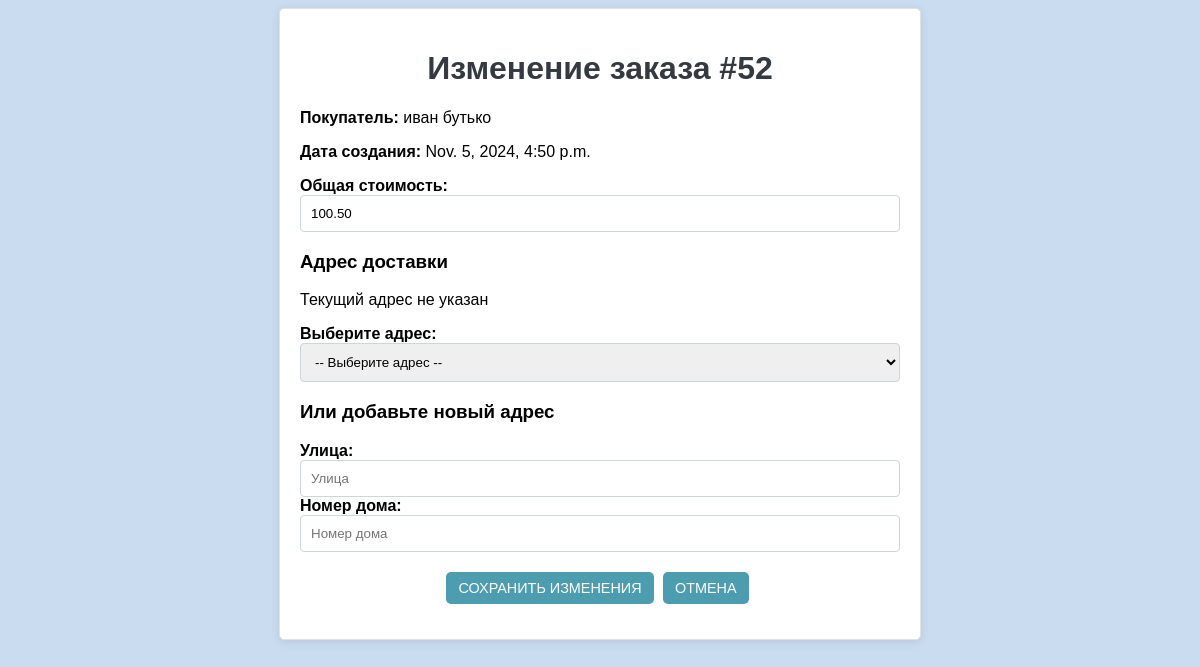
The app's page /orders/order/52/update/ with its own data.
### orders/models.py (models this page shows, shortened)
class Order(models.Model):
    objects = models.Manager()
    buyer = models.ForeignKey(Buyer, on_delete=models.CASCADE,
                              related_name="orders")
    created_at = models.DateTimeField(auto_now_add=True)
    price = models.DecimalField(max_digits=10, decimal_places=2, default=0)
    delivery_address = models.ForeignKey('buyers.Address', null=True,
                                         blank=True, on_delete=models.SET_NULL)

### buyers/models.py (models this page shows, shortened)
class Buyer(models.Model):
    objects = models.Manager()
    first_name = models.CharField(max_length=255)
    last_name = models.CharField(max_length=255)
    date_of_birth = models.DateField()
    special_notes = models.TextField(null=True, blank=True)
    phone_number = models.CharField(
        max_length=12, unique=True,
        validators=[
            RegexValidator(
                regex=r'^\+7\d{10}$',
                message="Введите корректный номер телефона (например, +79991234567)."
            )
        ]
    )
    email = models.EmailField(unique=True)
    addresses = models.ManyToManyField(Address, related_name="buyers")
    def __str__(self):
        return f"{self.first_name} {self.last_name}"

### orders/views.py (the view)
# urls.py: path('order/<int:order_id>/update/', order_update, name='order_update'),
def order_update(request, order_id):
    order = get_object_or_404(Order, id=order_id)
    if request.method == 'POST':
        form = OrderUpdateForm(request.POST, instance=order)
        if form.is_valid():
            order = form.save(commit=False)
            new_street = form.cleaned_data.get('new_street')
            new_house_number = form.cleaned_data.get('new_house_number')
            if new_street and new_house_number:
                existing_address = Address.objects.filter(
                    street=new_street, house_number=new_house_number
                ).first()
                if existing_address:
                    order.delivery_address = existing_address
                    order.buyer.addresses.add(
                        existing_address)  # Привязываем адрес к покупателю
                    order.buyer.save()  # Сохраняем покупателя с привязанным адресом
                else:
                    new_address = Address.objects.create(
                        street=new_street,
                        house_number=new_house_number
                    )
                    order.delivery_address = new_address
                    order.buyer.addresses.add(
                        new_address)  # Привязываем адрес к покупателю
                    order.buyer.save()  # Сохраняем покупателя
            else:
                order.delivery_address = form.cleaned_data['delivery_address']
            order.save()
            return redirect('order_detail', order_id=order.id)
    else:
        form = OrderUpdateForm(instance=order)
    buyer_addresses = order.buyer.addresses.all()
    return render(request, 'orders/order_update.html',
                  {'form': form, 'order': order,
                   'buyer_addresses': buyer_addresses})

### orders/forms.py (shortened to what this page needs)
class OrderUpdateForm(forms.ModelForm):
    new_street = forms.CharField(required=False, max_length=255,
                                 label="New Street")
    new_house_number = forms.CharField(required=False, max_length=10,
                                       label="New House Number")
    class Meta:
        model = Order
        fields = ['delivery_address']

### templates/orders/order_update.html (shortened to what this page needs)
{% load static %}
<!DOCTYPE html>
<html lang="en">
<head>
    <link rel="stylesheet" href="{% static 'style.css' %}">
</head>
<body>
<div class="form-container">
    <h1>Изменение заказа #{{ order.id }}</h1>
    <p><strong>Покупатель:</strong> {{ order.buyer }}</p>
    <p><strong>Дата создания:</strong> {{ order.created_at }}</p>
    <div class="order-price">
        <label for="price">Общая стоимость:</label>
        <input type="text" id="price" name="price" value="{{ order.price }}"
               readonly>
    </div>
    <form method="POST" action="{% url 'order_update' order.id %}">
        <h3>Адрес доставки</h3>
        {% if order.delivery_address %}
            <p><strong>Текущий
                адрес:</strong> {{ order.delivery_address.street }}, {{ order.delivery_address.house_number }}
            </p>
        {% else %}
            <p>Текущий адрес не указан</p>
        {% endif %}
        <div class="address-select">
            <label for="address_select">Выберите адрес:</label>
            <select id="address_select" name="delivery_address">
                <option value="">-- Выберите адрес --</option>
            </select>
        </div>
        <h3>Или добавьте новый адрес</h3>
        <div class="new-address">
            <label for="new_street">Улица:</label>
            <input type="text" id="new_street" name="new_street"
                   maxlength="255"
                   placeholder="Улица"
                   value="{{ form.new_street.value|default:'' }}">
            <label for="new_house_number">Номер дома:</label>
            <input type="text" id="new_house_number" name="new_house_number"
                   maxlength="50" placeholder="Номер дома"
                   value="{{ form.new_house_number.value|default:'' }}">
        </div>
        <div class="button-group">
            <button type="submit" class="button-link">Сохранить изменения
            </button>
            <a href="{% url 'order_detail' order.id %}" class="button-link">Отмена</a>
        </div>
    </form>
</div>
</body>
</html>

### static/style.css (style rules this page uses)
body { background-color: rgba(129, 175, 221, 0.42); }
h1 { text-align: center; }
body { font-family: Arial, sans-serif; }
.button-group { text-align: center; margin-top: 20px; }
.button-group form, .button-group a { display: inline-block; }
.button-group button, .button-group a.button-link { font-size: 0.9em; padding: 8px 12px; background-color: #4c9daf; color: white; border: none; border-radius: 5px; cursor: pointer; text-decoration: none; margin-right: 5px; }
.form-container { max-width: 600px; margin: 0 auto; padding: 20px; background-color: #ffffff; border: 1px solid #dee2e6; border-radius: 5px; box-shadow: 0 2px 10px rgba(0, 0, 0, 0.1); }
h1 { text-align: center; color: #343a40; }
label { font-weight: bold; margin-top: 10px; }
div { margin-bottom: 15px; }
input, textarea, select { width: 100%; padding: 10px; border: 1px solid #ced4da; border-radius: 4px; box-sizing: border-box; }
button { background-color: #4c9daf; color: white; padding: 10px 15px; border: none; border-radius: 4px; cursor: pointer; }
.button-link, .edit-link { background-color: #4c9daf; color: white; padding: 8px 12px; border-radius: 5px; text-decoration: none; cursor: pointer; text-transform: uppercase; }

### records on screen
Order: id "52", buyer "иван бутько", created_at "Nov. 5, 2024, 4:50 p.m.", price "100.50"
